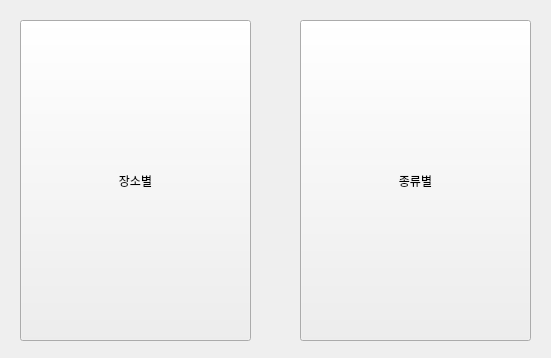
<?xml version="1.0" encoding="UTF-8"?>
<ui version="4.0">
 <class>Form</class>
 <widget class="QWidget" name="Form">
  <property name="geometry">
   <rect>
    <x>0</x>
    <y>0</y>
    <width>551</width>
    <height>358</height>
   </rect>
  </property>
  <property name="windowTitle">
   <string>분실물 서비스</string>
  </property>
  <widget class="QPushButton" name="pushButton_5">
   <property name="geometry">
    <rect>
     <x>20</x>
     <y>20</y>
     <width>231</width>
     <height>321</height>
    </rect>
   </property>
   <property name="text">
    <string>장소별</string>
   </property>
  </widget>
  <widget class="QPushButton" name="pushButton_3">
   <property name="geometry">
    <rect>
     <x>300</x>
     <y>20</y>
     <width>231</width>
     <height>321</height>
    </rect>
   </property>
   <property name="text">
    <string>종류별</string>
   </property>
  </widget>
 </widget>
 <resources/>
 <connections>
  <connection>
   <sender>pushButton_3</sender>
   <signal>clicked()</signal>
   <receiver>Form</receiver>
   <slot>menu_losts_kind()</slot>
   <hints>
    <hint type="sourcelabel">
     <x>387</x>
     <y>168</y>
    </hint>
    <hint type="destinationlabel">
     <x>276</x>
     <y>182</y>
    </hint>
   </hints>
  </connection>
  <connection>
   <sender>pushButton_5</sender>
   <signal>clicked()</signal>
   <receiver>Form</receiver>
   <slot>menu_losts_location()</slot>
   <hints>
    <hint type="sourcelabel">
     <x>178</x>
     <y>76</y>
    </hint>
    <hint type="destinationlabel">
     <x>268</x>
     <y>61</y>
    </hint>
   </hints>
  </connection>
 </connections>
 <slots>
  <slot>menu_losts_location()</slot>
  <slot>menu_losts_kind()</slot>
 </slots>
</ui>
